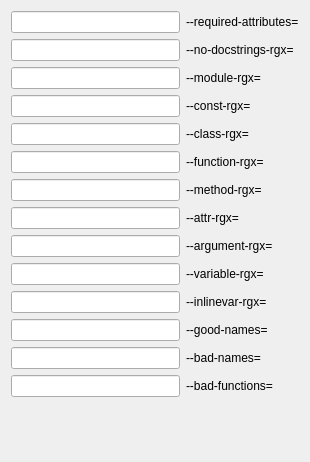
             <widget class="QWidget" name="scrollAreaWidgetContents_18">
              <property name="geometry">
               <rect>
                <x>0</x>
                <y>0</y>
                <width>310</width>
                <height>462</height>
               </rect>
              </property>
              <layout class="QHBoxLayout" name="horizontalLayout_65">
               <item>
                <layout class="QVBoxLayout" name="verticalLayout_13" stretch="0,1">
                 <item>
                  <layout class="QGridLayout" name="gridLayout_6" columnstretch="1,0">
                   <item row="13" column="1">
                    <widget class="QLabel" name="PYLINT_BASIC_BAD_FUNCTIONS_LABEL">
                     <property name="text">
                      <string>--bad-functions=&lt;builtin function names&gt;</string>
                     </property>
                    </widget>
                   </item>
                   <item row="13" column="0">
                    <widget class="QLineEdit" name="PYLINT_BASIC_BAD_FUNCTIONS"/>
                   </item>
                   <item row="12" column="1">
                    <widget class="QLabel" name="PYLINT_BASIC_BAD_NAMES_LABEL">
                     <property name="text">
                      <string>--bad-names=&lt;names&gt;</string>
                     </property>
                    </widget>
                   </item>
                   <item row="12" column="0">
                    <widget class="QLineEdit" name="PYLINT_BASIC_BAD_NAMES"/>
                   </item>
                   <item row="11" column="1">
                    <widget class="QLabel" name="PYLINT_BASIC_GOOD_NAMES_LABEL">
                     <property name="text">
                      <string>--good-names=&lt;names&gt;</string>
                     </property>
                    </widget>
                   </item>
                   <item row="11" column="0">
                    <widget class="QLineEdit" name="PYLINT_BASIC_GOOD_NAMES"/>
                   </item>
                   <item row="10" column="1">
                    <widget class="QLabel" name="PYLINT_BASIC_INLINEVAR_RGX_LABEL">
                     <property name="text">
                      <string>--inlinevar-rgx=&lt;regexpr&gt;</string>
                     </property>
                    </widget>
                   </item>
                   <item row="10" column="0">
                    <widget class="QLineEdit" name="PYLINT_BASIC_INLINEVAR_RGX"/>
                   </item>
                   <item row="9" column="1">
                    <widget class="QLabel" name="PYLINT_BASIC_VARIABLE_RGX_LABEL">
                     <property name="text">
                      <string>--variable-rgx=&lt;regexpr&gt;</string>
                     </property>
                    </widget>
                   </item>
                   <item row="9" column="0">
                    <widget class="QLineEdit" name="PYLINT_BASIC_VARIABLE_RGX"/>
                   </item>
                   <item row="8" column="1">
                    <widget class="QLabel" name="PYLINT_BASIC_ARGUMENT_RGX_LABEL">
                     <property name="text">
                      <string>--argument-rgx=&lt;regexpr&gt;</string>
                     </property>
                    </widget>
                   </item>
                   <item row="8" column="0">
                    <widget class="QLineEdit" name="PYLINT_BASIC_ARGUMENT_RGX"/>
                   </item>
                   <item row="7" column="1">
                    <widget class="QLabel" name="PYLINT_BASIC_ATTRIBUTE_RGX_LABEL">
                     <property name="text">
                      <string>--attr-rgx=&lt;regexpr&gt;</string>
                     </property>
                    </widget>
                   </item>
                   <item row="7" column="0">
                    <widget class="QLineEdit" name="PYLINT_BASIC_ATTRIBUTE_RGX"/>
                   </item>
                   <item row="6" column="1">
                    <widget class="QLabel" name="PYLINT_BASIC_METHOD_RGX_LABEL">
                     <property name="text">
                      <string>--method-rgx=&lt;regexpr&gt;</string>
                     </property>
                    </widget>
                   </item>
                   <item row="6" column="0">
                    <widget class="QLineEdit" name="PYLINT_BASIC_METHOD_RGX"/>
                   </item>
                   <item row="5" column="1">
                    <widget class="QLabel" name="PYLINT_BASIC_FUNCTION_RGX_LABEL">
                     <property name="text">
                      <string>--function-rgx=&lt;regexpr&gt;</string>
                     </property>
                    </widget>
                   </item>
                   <item row="5" column="0">
                    <widget class="QLineEdit" name="PYLINT_BASIC_FUNCTION_RGX"/>
                   </item>
                   <item row="4" column="1">
                    <widget class="QLabel" name="PYLINT_BASIC_CLASS_RGX_LABEL">
                     <property name="text">
                      <string>--class-rgx=&lt;regexpr&gt;</string>
                     </property>
                    </widget>
                   </item>
                   <item row="4" column="0">
                    <widget class="QLineEdit" name="PYLINT_BASIC_CLASS_RGX"/>
                   </item>
                   <item row="3" column="1">
                    <widget class="QLabel" name="PYLINT_BASIC_CONST_RGX_LABEL">
                     <property name="text">
                      <string>--const-rgx=&lt;regexpr&gt;</string>
                     </property>
                    </widget>
                   </item>
                   <item row="3" column="0">
                    <widget class="QLineEdit" name="PYLINT_BASIC_CONST_RGX"/>
                   </item>
                   <item row="2" column="1">
                    <widget class="QLabel" name="PYLINT_BASIC_MODULE_RGX_LABEL">
                     <property name="text">
                      <string>--module-rgx=&lt;regexpr&gt;</string>
                     </property>
                    </widget>
                   </item>
                   <item row="2" column="0">
                    <widget class="QLineEdit" name="PYLINT_BASIC_MODULE_RGX"/>
                   </item>
                   <item row="1" column="1">
                    <widget class="QLabel" name="PYLINT_BASIC_NO_DOCSTRING_RGX_LABEL">
                     <property name="text">
                      <string>--no-docstrings-rgx=&lt;regexpr&gt;</string>
                     </property>
                    </widget>
                   </item>
                   <item row="1" column="0">
                    <widget class="QLineEdit" name="PYLINT_BASIC_NO_DOCSTRING_RGX"/>
                   </item>
                   <item row="0" column="1">
                    <widget class="QLabel" name="PYLINT_BASIC_REQUIRED_ATTRIBUTES_LABEL">
                     <property name="text">
                      <string>--required-attributes=&lt;attributes&gt;</string>
                     </property>
                    </widget>
                   </item>
                   <item row="0" column="0">
                    <widget class="QLineEdit" name="PYLINT_BASIC_REQUIRED_ATTRIBUTES"/>
                   </item>
                  </layout>
                 </item>
                 <item>
                  <spacer name="verticalSpacer_7">
                   <property name="orientation">
                    <enum>Qt::Vertical</enum>
                   </property>
                   <property name="sizeHint" stdset="0">
                    <size>
                     <width>20</width>
                     <height>40</height>
                    </size>
                   </property>
                  </spacer>
                 </item>
                </layout>
               </item>
              </layout>
             </widget>
